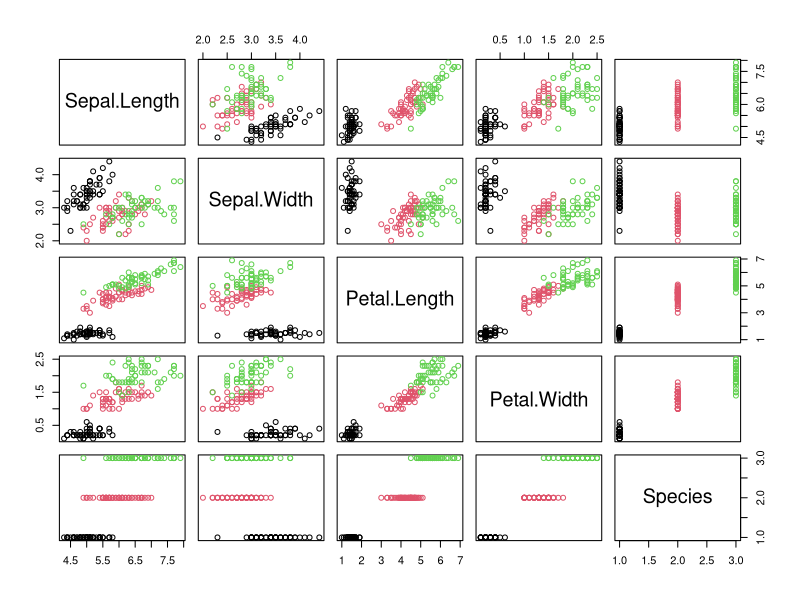
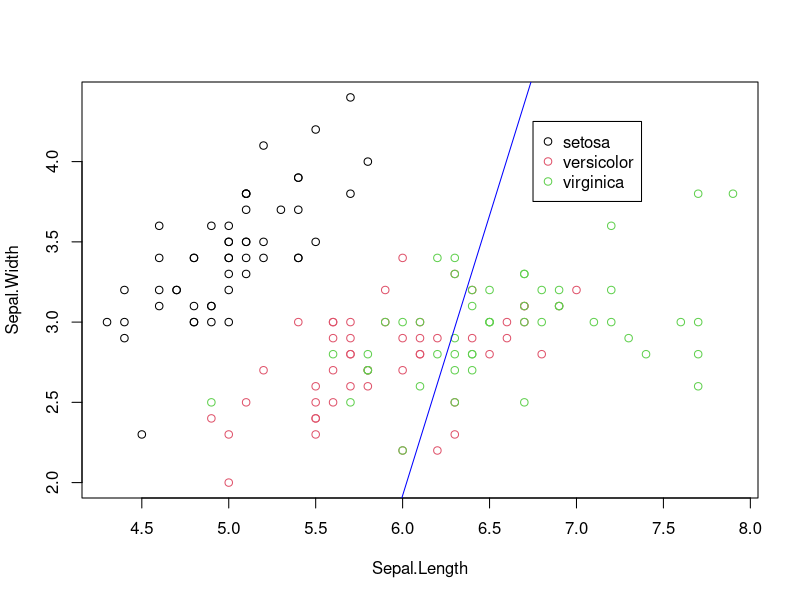
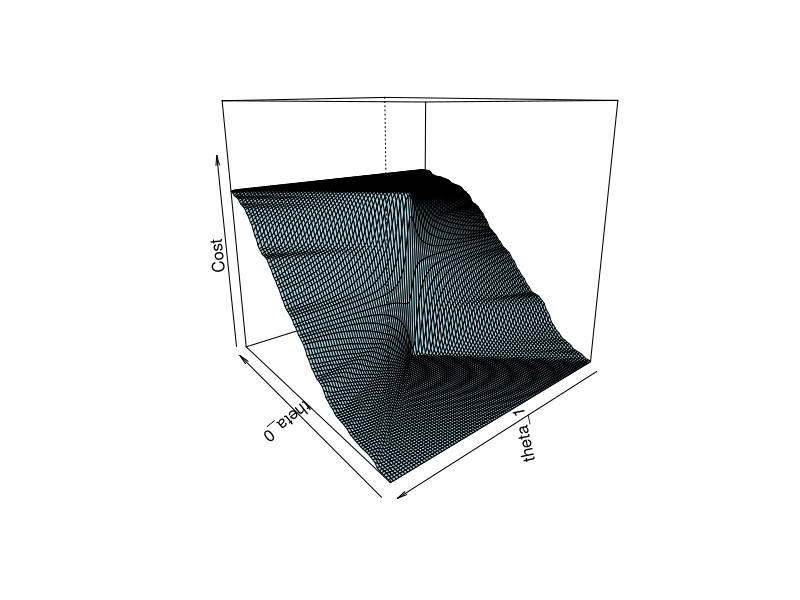
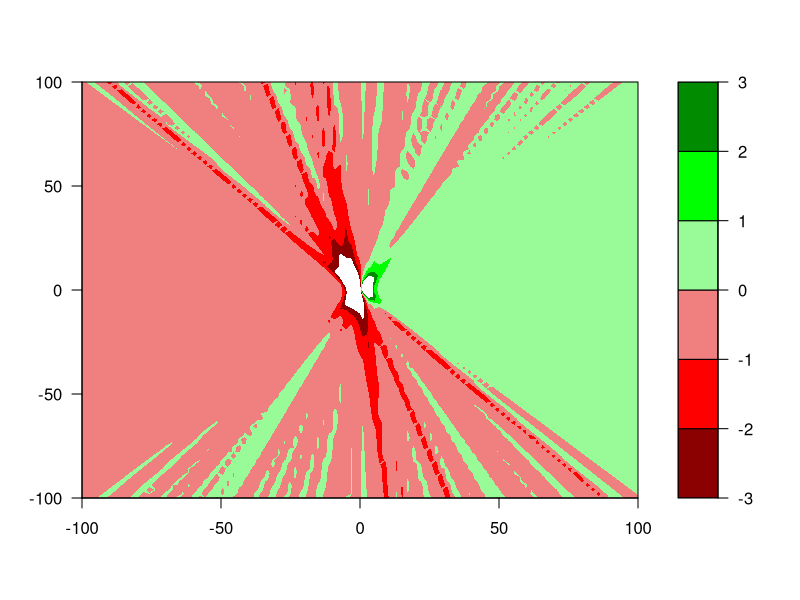
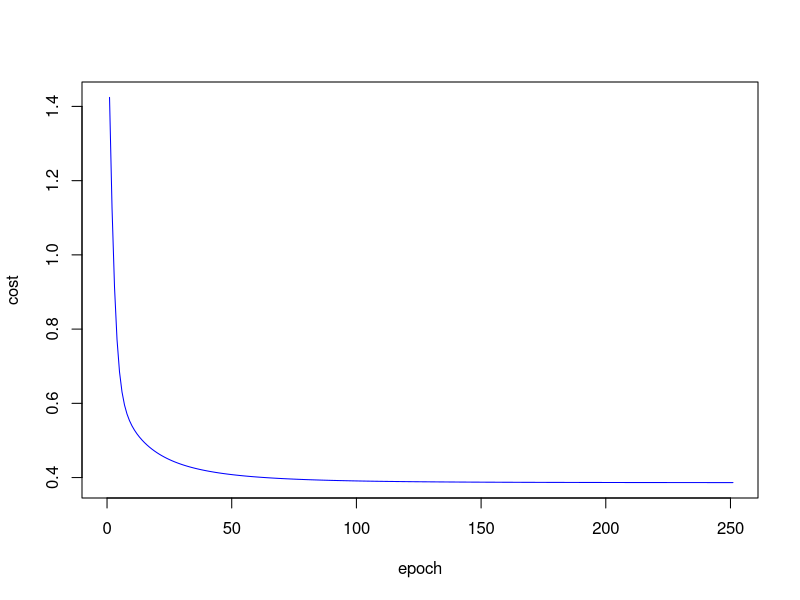

These figures' R source, in order:
## ---- chunk 1
# Some data exploration
str(iris) # Properties of the columns
head(iris) # Display the first 5 rows of the data
plot(iris, col=iris$Species) # A plot matrix of the data, with color
## ---- chunk 2
# Use a formula to get a model-ready matrix, but then convert back to a data frame
dummy_iris <- data.frame(
    model.matrix(~ Sepal.Length + Sepal.Width + Petal.Length + Petal.Width + Species - 1, iris)
)
str(dummy_iris) # So you can see what things look like now. A lot of extra info has been added
## ---- chunk 3
logit <- glm(Speciesvirginica ~ Sepal.Length + Sepal.Width, binomial, dummy_iris)
summary(logit)
## ---- chunk 4
plot(Sepal.Width ~Sepal.Length, iris, col=iris$Species) # Plot the original table
legend(6.75, 4.25, legend=unique(iris$Species), col=1:length(iris$Species), pch=1) # Legend
# Plot the decision boundary
abline(
    -logit$coefficients[1]/logit$coefficients[3], 
    -logit$coefficients[2]/logit$coefficients[3], 
    col="blue"
    ) 
## ---- chunk 5
# Make a copy of our dummied data table as a matrix for gradient descent
iris_nom <- data.matrix(dummy_iris) 
for(i in 1:4){
    iris_nom[,i] <- 2*(iris_nom[,i]-min(iris_nom[,i])) / 
        max(iris_nom[,i]-min(iris_nom[,i]))-1
}
# The 1L is not necessary. 1 works fine too. R programmers have arbitrary conventions. :-)
iris_nom <- cbind(1L, iris_nom) # Add intercept
## ---- chunk 6
x <- seq(-100, 100, length=100)
y <- seq(-100, 100, length=100)
# Functions are objects in R, so you can just enter a function definition as an argument.
# Nothing stops you from defining another function within this function either.
z <- outer(x, y, function(x,y){
    sigmoid <- function(input){
        return(1/(1+exp(-input)))
    }
    weights <- cbind(x, y)
    return(colMeans(0.5*(sigmoid(tcrossprod(as.matrix(iris_nom[,1:2]), weights) - iris_nom[,8])^2)))
}
)
persp(x, y, z, theta = 230, phi = 15, zlim=c(0, 0.75), shade=0.05, 
    col="lightblue", xlab = "theta_0", ylab = "theta_1", zlab = "Cost") 
## ---- chunk 7
x <- seq(-100, 100, length=100)
y <- seq(-100, 100, length=100)
# Again, I define functions in situ
z <- outer(x, y, function(x,y){
    sigmoid <- function(input){
        return(1/(1+exp(-input)))
    }
    s_prime <- function(input){
        return(sigmoid(input) * (1 - sigmoid(input)))
    }
    weights <- cbind(x, y) # Bind the two function inputs into a matrix, for matrix multiplication
    z <- tcrossprod(iris_nom[,1:2], weights)
    return(colMeans(crossprod(iris_nom[,1:2], (z - iris_nom[,8]) * s_prime(z))))
}
)
# All the colors you could possibly want in R: 
# http://www.stat.columbia.edu/~tzheng/files/Rcolor.pdf
filled.contour(x, y, z, 
    levels=c(-3, -2, -1, 0, 1, 2, 3), 
    col=c("red4", "red1", "lightcoral", "palegreen", "green1", "green4"))
## ---- chunk 8
initial_theta <- matrix(rnorm(3), nrow=3) # This creates a vector of three rows
training_matrix <- iris_nom[,c(1, 2, 3, 8)] # Only select the columns we want
# col 1: intercept
# col 2: Sepal.Length
# col 3: Sepal.Width
# col 4: Speciesvirginica (output)

# The sigmoid function
sigmoid <- function(input){
    return(1/(1+exp(-input)))
}

# Negative log-likelihood cost (now fully vectorized)
log_cost <- function(theta){
    z <- training_matrix[,1:3] %*% theta
    return(-colMeans(
        training_matrix[,4]*log(sigmoid(z)) + 
            (1-training_matrix[,4])*log(1 - sigmoid(z))
        )
    )
}

# A gradient descent function
gradient_descent_log <- function(learning_rate, number_of_epochs){
    # Set the initial parameters
    theta <- initial_theta
    # Start a history
    theta_history <- theta
    for(epoch in 1:number_of_epochs){
        delta <- sigmoid(training_matrix[,1:3] %*% theta) - training_matrix[,4]
        theta <- theta - learning_rate/nrow(training_matrix)*crossprod(training_matrix[,1:3], delta)
        theta_history <- c(theta_history, theta)
    }
    # The theta history is a long vector so it needs to be made into a matrix
    theta_history <- matrix(theta_history, ncol=3, byrow=TRUE)
    # Since the cost function is vectorized, it is much faster
    # Transpose the_history (thetas as rows, epochs as cols) to calculate cost all at once!
    return(cbind(theta_history, log_cost(t(theta_history)))) 
}
# Run the algorithm and save the history and this time time ourselves
start_timing <- proc.time()[3]
history_log <- gradient_descent_log(1.0, 250)
print(sprintf("Training took %f seconds.", proc.time()[3] - start_timing))
## ---- chunk 9
logit <- glm(Speciesvirginica ~ Sepal.Length + Sepal.Width, binomial, data.frame(iris_nom))
print(logit$coefficients)
tail(history_log, 1)[,1:3]


plot(1, type="n", xlab="epoch", ylab="cost", 
    ylim=c(
        min(history_log[,4]), 
        max(history_log[,4]) 
    ), 
    xlim=c(0, nrow(history_log)))
lines(x=1:nrow(history_log), y=history_log[,4], col="blue")
## ---- chunk 10
start_timing <- proc.time()[3]
optim(
    par=matrix(rnorm(3), nrow=3), 
    fn=log_cost, 
    gr=function(theta) crossprod(training_matrix[,1:3], 
        sigmoid(training_matrix[,1:3] %*% theta) - training_matrix[,4]),
    method="BFGS"
)
print(sprintf("Training took %f seconds.", proc.time()[3] - start_timing))
